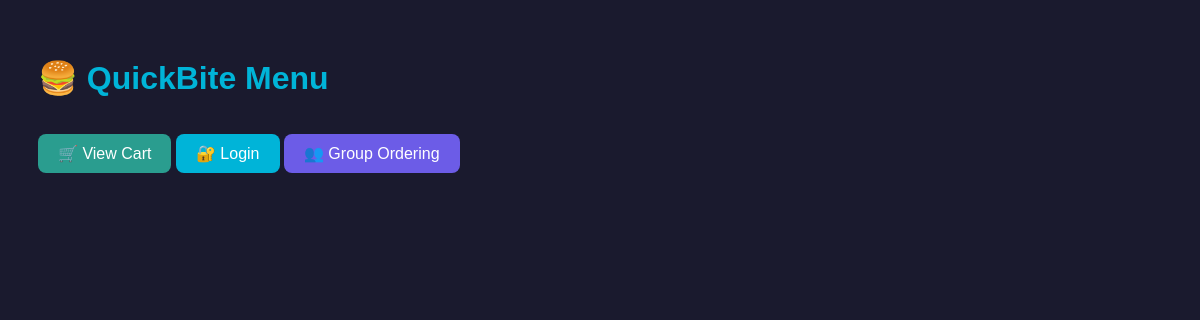
Before: / with the older database file.
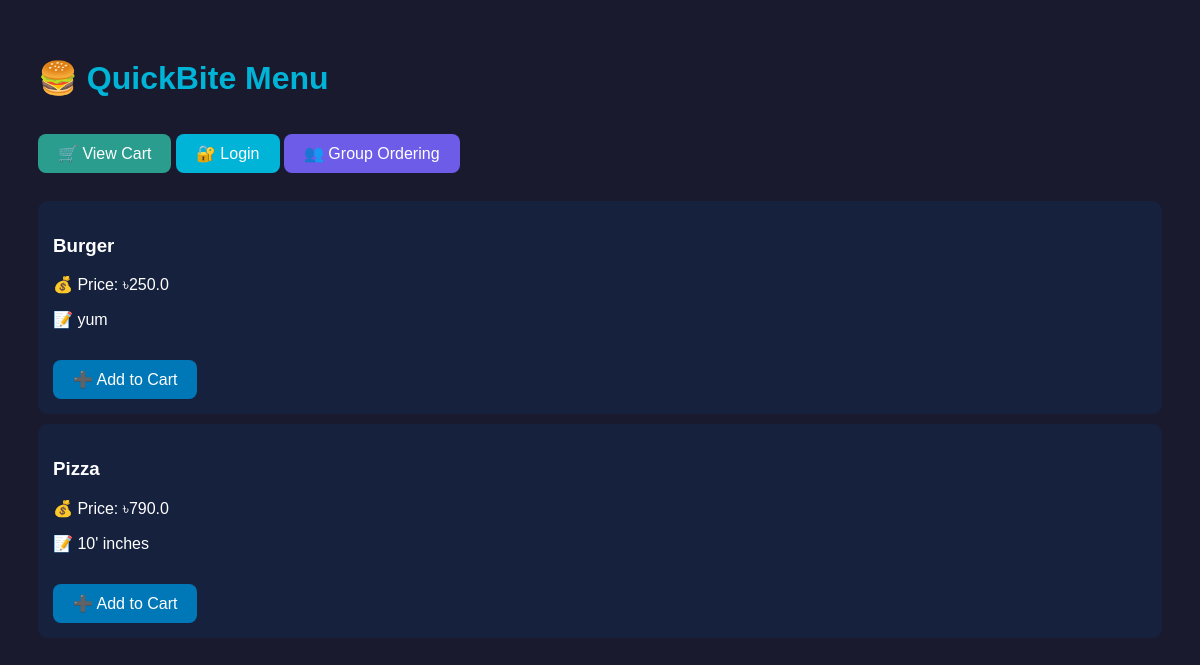
After: the same page with the newer database file.
### menu/models.py (models this page shows, shortened)
class MenuItem(models.Model):
    name = models.CharField(max_length=100)
    description = models.TextField()
    price = models.FloatField()
    ingredients = models.TextField()

### menu/views.py (the view)
# urls.py: path('', menu_views.home, name='home'),
def home(request):
    items = MenuItem.objects.all()
    user_allergies = []
    if request.user.is_authenticated and request.user.allergies:
        user_allergies = [a.strip().lower() for a in request.user.allergies.split(',')]
    return render(request, 'home.html', {
        'items': items,
        'user_allergies': user_allergies
    })

### templates/home.html (shortened to what this page needs)
<!DOCTYPE html>
<html>
<head>
</head>
<body>
<h1>🍔 QuickBite Menu</h1>
<a class="btn cart-btn" href="{% url 'view_cart' %}">🛒 View Cart</a>
{% if user.is_authenticated %}
    <form method="post" action="{% url 'logout' %}" style="display:inline;">
        {% csrf_token %}
        <button type="submit" class="btn" style="background:#e63946;">
            🚪 Logout
        </button>
    </form>
{% else %}
    <a class="btn" href="{% url 'login' %}" style="background:#00b4d8;">
        🔐 Login
    </a>
{% endif %}
<a class="btn" href="{% url 'group_list' %}" style="background:#6c5ce7;">
    👥 Group Ordering
</a>
<br><br>
{% for item in items %}
<div class="item">
    <h3>{{ item.name }}</h3>
    <p>💰 Price: ৳{{ item.price }}</p>
    <p>📝 {{ item.description }}</p>
    <a class="btn add" href="/menu/add/{{ item.id }}/">➕ Add to Cart</a>
</div>
{% endfor %}
</body>
</html>

### templates/home.html (style rules this page uses)
body { font-family: Arial; background: #1a1a2e; color: white; padding: 30px; }
h1 { color: #00b4d8; }
.item { background: #16213e; padding: 15px; margin: 10px 0; border-radius: 10px; }
.btn { color: white; text-decoration: none; padding: 10px 20px; border-radius: 8px; display: inline-block; margin-top: 15px; }
.add { background: #0077b6; }
.cart-btn { background: #2a9d8f; }

Changed rows visible on the page:
added MenuItem: name "Burger", price "250.0", description "yum"
added MenuItem: name "Pizza", price "790.0", description "10' inches"
